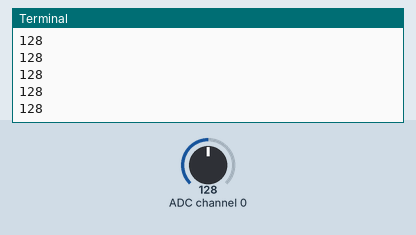
This program was run on a simulated Raspberry Pi (BCM pin numbers). Parts: the last lines printed to the terminal. Inputs (shaded band) come from the test bench; at power-on: ADC channel 0 = 128 (analog values on the 0–255 scale).

Above: at 1.2 s.
1.3 s: ADC channel 0 set to 178
At 2.0 s:
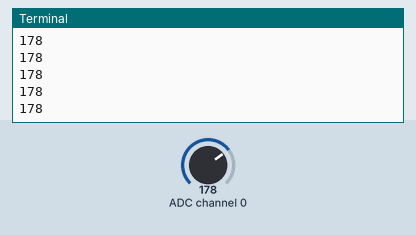
2.8 s: ADC channel 0 set to 224
At 3.4 s:
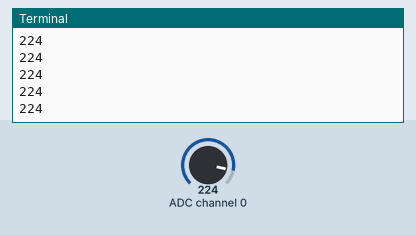
Timing chart, 0 to 4.9 s (numbered marks = the images above; inputs shaded):
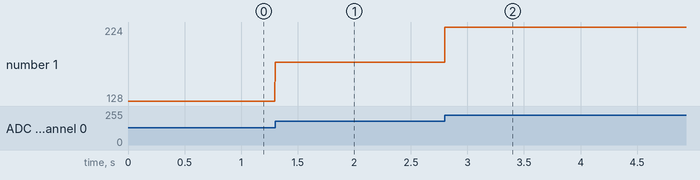

The program:

15.ADC0834.py
```python
import RPi.GPIO as GPIO
import ADC0834
from time import sleep

GPIO.setmode(GPIO.BCM)
ADC0834.setup()
try:
    while True:
        AnalogueValue = ADC0834.getResult(0)
        print (AnalogueValue)
except KeyboardInterrupt:
    GPIO.cleanup()
    print('GPIO OK')
```

Measured:
- after the input at 1.3 s, the terminal: prints a new line at once (image 1)
- after the input at 2.8 s, the terminal: prints a new line at once (image 2)
- plotted number 1: 128 → 178 after the input at 1.3 s, 178 → 224 after the input at 2.8 s
